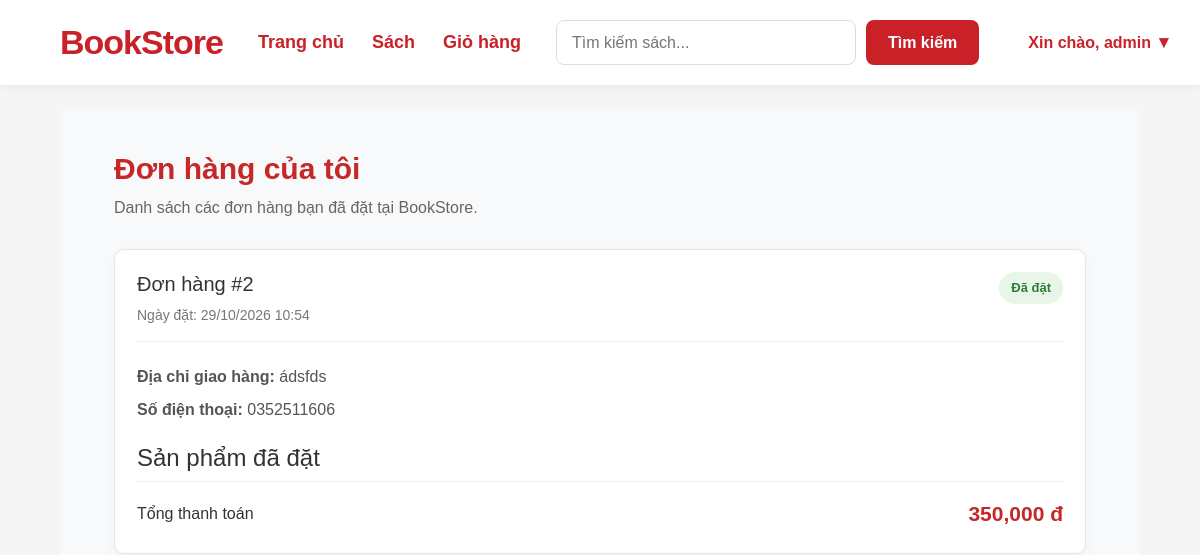
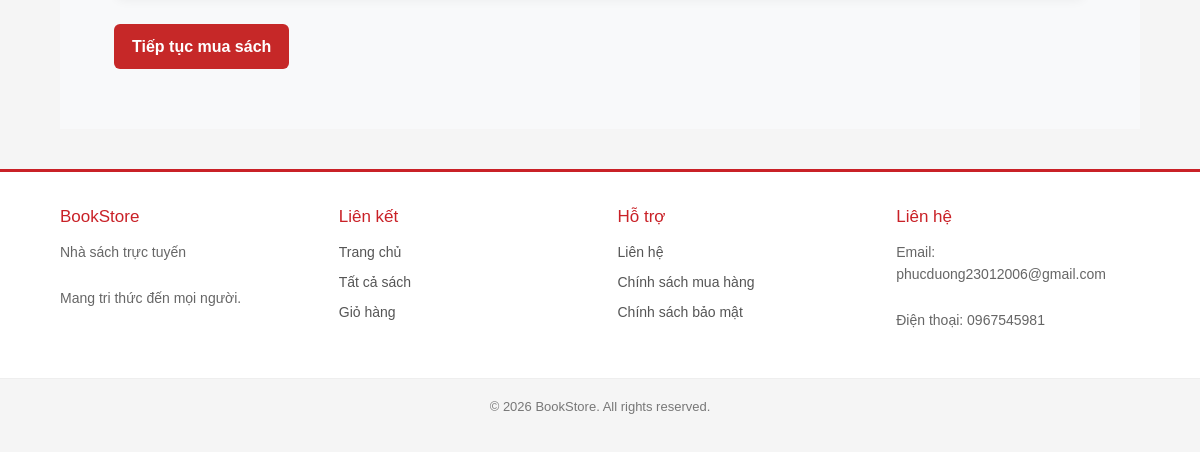
/orders (signed in), run on an earlier commit of the app's database (2 pictures, top to bottom).
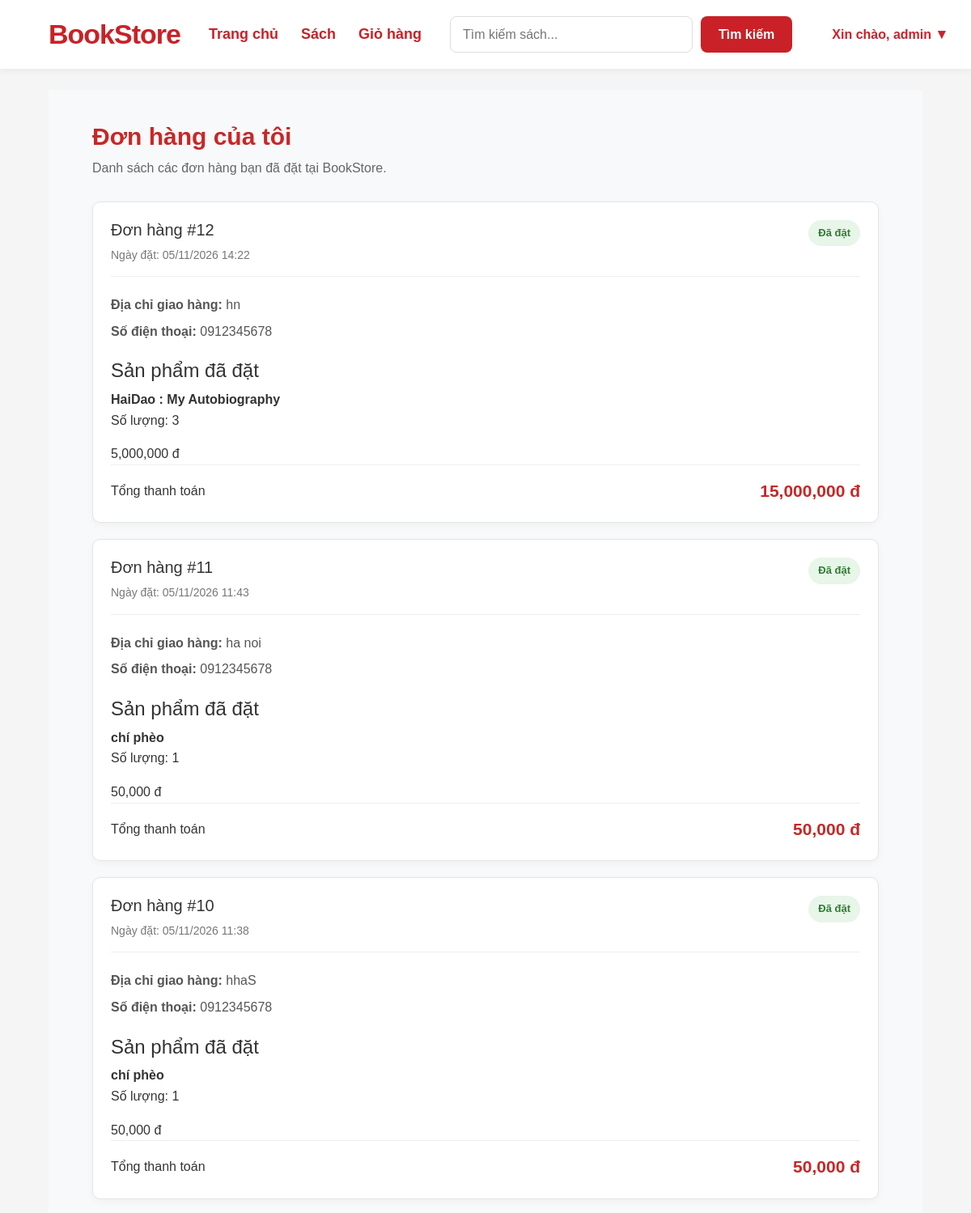
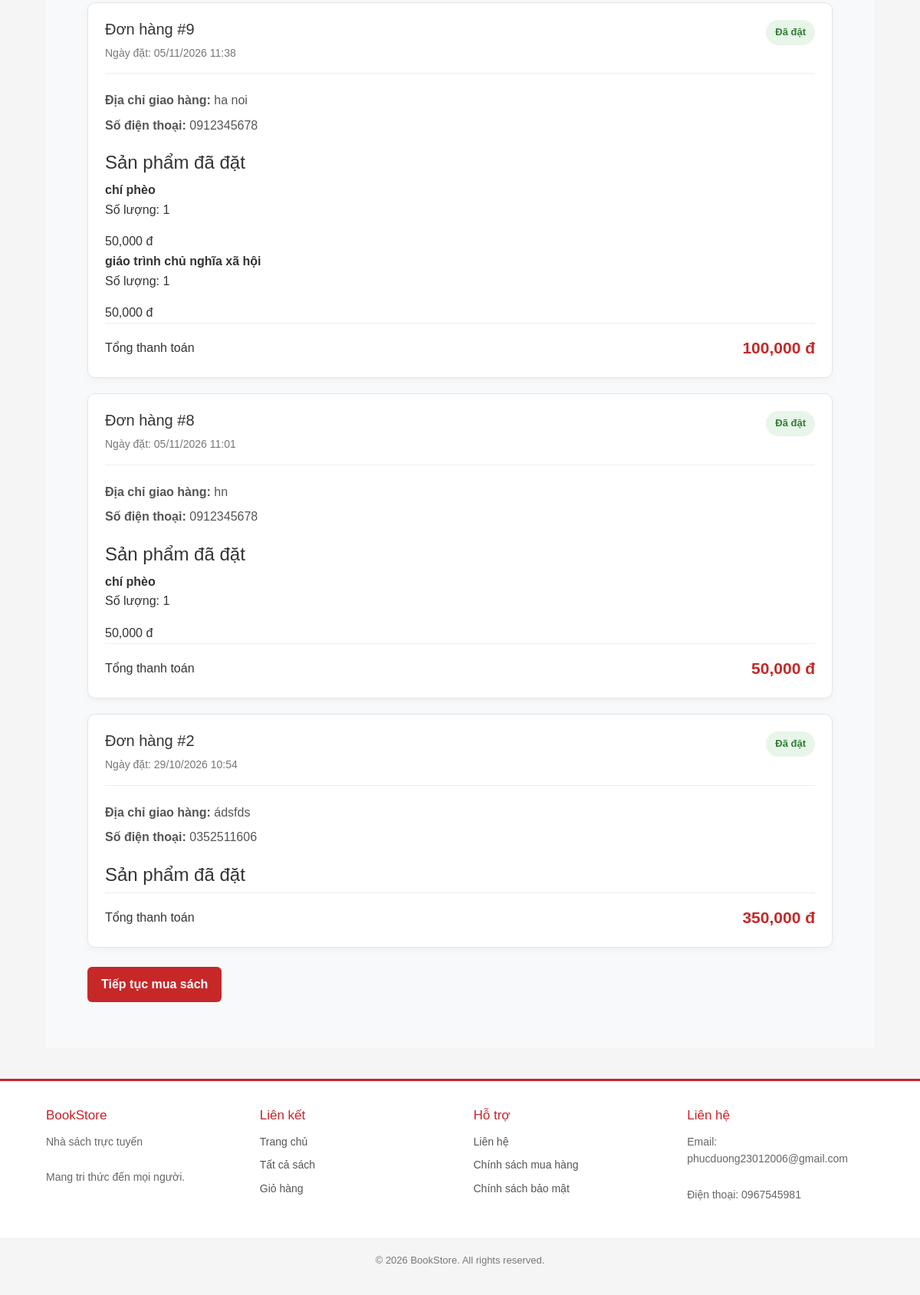
And on a later commit of the database (2 pictures, top to bottom).
### app/models.py (models this page shows)
class Order(db.Model):
    id = db.Column(db.Integer, primary_key=True)
    user_id = db.Column(db.Integer, db.ForeignKey('user.id'), nullable=False)
    total_price = db.Column(db.Float, nullable=False)
    status = db.Column(db.String(50), default='Đã đặt')
    created_at = db.Column(db.DateTime, default=get_vn_time)
    items = db.relationship('OrderItem', backref='order', lazy=True)
    user = db.relationship('User', backref='orders')
    address = db.Column(db.String(255), nullable=False)
    contact = db.Column(db.String(15), nullable=False)

class OrderItem(db.Model):
    id = db.Column(db.Integer, primary_key=True)
    order_id = db.Column(db.Integer, db.ForeignKey('order.id'), nullable=False)
    book_id = db.Column(db.Integer, db.ForeignKey('book.id'), nullable=False)
    quantity = db.Column(db.Integer, nullable=False, default=1)
    price = db.Column(db.Float, nullable=False)  # Lưu giá sách tại thời điểm đặt
    book = db.relationship('Book')

class Book(db.Model):
    id = db.Column(db.Integer, primary_key=True)
    title = db.Column(db.String(150), nullable=False)
    author = db.Column(db.String(100), nullable=False)
    price = db.Column(db.Float, nullable=False)
    description = db.Column(db.Text)
    image_url = db.Column(db.String(255))
    stock = db.Column(db.Integer, default=0)

### app/routes.py (the view)
@app.route('/orders')
def view_orders():
    if 'user_id' not in session:
        flash('Vui lòng đăng nhập để xem lịch sử đơn hàng!', 'warning')
        return redirect(url_for('login'))
    user_id = session['user_id']
    orders = Order.query.filter_by(user_id=user_id).order_by(Order.id.desc()).all()
    return render_template('orders.html', orders=orders)

### app/templates/orders.html (shortened to what this page needs)
{% extends "base.html" %}
{% block content %}
<section class="orders-section">
    <div class="section-container">
        <div class="orders-header">
            <h1>Đơn hàng của tôi</h1>
            <p>Danh sách các đơn hàng bạn đã đặt tại BookStore.</p>
        </div>
        {% if orders %}
            {% for order in orders %}
            <div class="order-card">
                <div class="order-card-header">
                    <div>
                        <h3>Đơn hàng #{{ order.id }}</h3>
                        <p>
                            Ngày đặt:
                            {% if order.created_at %}
                                {{ order.created_at.strftime('%d/%m/%Y %H:%M') }}
                            {% else %}
                                Chưa có thông tin
                            {% endif %}
                        </p>
                    </div>
                    <span class="order-status">
                        {{ order.status }}
                    </span>
                </div>
                <div class="order-information">
                    <p>
                        <strong>Địa chỉ giao hàng:</strong>
                        {{ order.address or 'Chưa có thông tin' }}
                    </p>
                    <p>
                        <strong>Số điện thoại:</strong>
                        {{ order.contact or 'Chưa có thông tin' }}
                    </p>
                </div>
<div class="order-items">
    <h4>Sản phẩm đã đặt</h4>
    {% for item in order.items %}
    <div class="order-item">
        <div class="order-item-info">
            <strong>{{ item.book.title }}</strong>
            <p>
                Số lượng: {{ item.quantity }}
            </p>
        </div>
        <div class="order-item-price">
            {{ "{:,.0f}".format(item.price) }} đ
        </div>
    </div>
    {% endfor %}
</div>
                <div class="order-total">
                    <span>Tổng thanh toán</span>
                    <strong>{{ "{:,.0f}".format(order.total_price) }} đ</strong>
                </div>
            </div>
            {% endfor %}
        {% endif %}
        <div class="orders-footer">
            <a href="{{ url_for('get_all_books') }}" class="btn-orders">
                Tiếp tục mua sách
            </a>
        </div>
    </div>
</section>
{% endblock %}

### app/templates/base.html (shortened to what this page needs)
<!DOCTYPE html>
<html lang="vi">
<head>
    <link href="https://cdn.jsdelivr.net/npm/bootstrap@5.3.3/dist/css/bootstrap.min.css"
      rel="stylesheet">
    <link rel="stylesheet"
          href="{{ url_for('static', filename='css/style.css') }}">
</head>
<body>
    <header class="site-header">
        <div class="header-container">
            <div class="logo">
                <a href="{{ url_for('index') }}">
                    BookStore
                </a>
            </div>
            <nav class="main-nav">
                <a href="{{ url_for('index') }}">
                    Trang chủ
                </a>
                <a href="{{ url_for('get_all_books') }}">
                    Sách
                </a>
                <a href="{{ url_for('view_cart') }}">
                    Giỏ hàng
                </a>
            </nav>
<div class="search-box">
    <form action="{{ url_for('get_all_books') }}" method="GET">
        <input
            type="text"
            name="q"
            placeholder="Tìm kiếm sách..."
            value="{{ keyword|default('') }}"
        >
        <button type="submit">
            Tìm kiếm
        </button>
    </form>
</div>
<div class="account-menu">
    {% if session.get('user_id') %}
    <div class="account-label">
        <button type="button" id="accountLabel" aria-expanded="false">
            <span>Xin chào, {{ session.get('username', 'Tài khoản') }}</span>
            <span class="account-arrow">▾</span>
        </button>
    </div>
    {% else %}
    <a href="{{ url_for('login_page') }}" class="login-nav-link">
        Đăng nhập
    </a>
    {% endif %}
</div>
    </header>
    <main class="main-content">
        {% block content %}
        {% endblock %}
    </main>
    <footer class="site-footer">
        <div class="footer-container">
            <div class="footer-section">
                <h3>BookStore</h3>
                <p>
                    Nhà sách trực tuyến
                </p>
                <p>
                    Mang tri thức đến mọi người.
                </p>
            </div>
            <div class="footer-section">
                <h3>Liên kết</h3>
                <a href="{{ url_for('index') }}">
                    Trang chủ
                </a>
                <a href="{{ url_for('get_all_books') }}">
                    Tất cả sách
                </a>
                <a href="#">
                    Giỏ hàng
                </a>
            </div>
            <div class="footer-section">
                <h3>Hỗ trợ</h3>
                <a href="#">
                    Liên hệ
                </a>
                <a href="#">
                    Chính sách mua hàng
                </a>
                <a href="#">
                    Chính sách bảo mật
                </a>
            </div>
            <div class="footer-section">
                <h3>Liên hệ</h3>
                <p>
                    Email: phucduong23012006@gmail.com
                </p>
                <p>
                    Điện thoại: 0967545981
                </p>
            </div>
        </div>
        <div class="footer-bottom">
            <p>
                © 2026 BookStore. All rights reserved.
            </p>
        </div>
    </footer>
</body>
</html>

What changed in the data, as far as the page shows it:
added Order: id "12", created_at "05/11/2026 14:22", status "Đã đặt", address "hn", contact "0912345678", total_price "15,000,000"
added OrderItem: book "HaiDao : My Autobiography", quantity "3", price "5,000,000", shown under "12"
added Order: id "11", created_at "05/11/2026 11:43", status "Đã đặt", address "ha noi", contact "0912345678", total_price "50,000"
added OrderItem: book "chí phèo", quantity "1", price "50,000", shown under "11"
added Order: id "10", created_at "05/11/2026 11:38", status "Đã đặt", address "hhaS", contact "0912345678", total_price "50,000"
added OrderItem: book "chí phèo", quantity "1", price "50,000", shown under "10"
added Order: id "9", created_at "05/11/2026 11:38", status "Đã đặt", address "ha noi", contact "0912345678", total_price "100,000"
added OrderItem: book "chí phèo", quantity "1", price "50,000", shown under "9"
added OrderItem: book "giáo trình chủ nghĩa xã hội", quantity "1", price "50,000", shown under "9"
added Order: id "8", created_at "05/11/2026 11:01", status "Đã đặt", address "hn", contact "0912345678", total_price "50,000"
added OrderItem: book "chí phèo", quantity "1", price "50,000", shown under "8"
